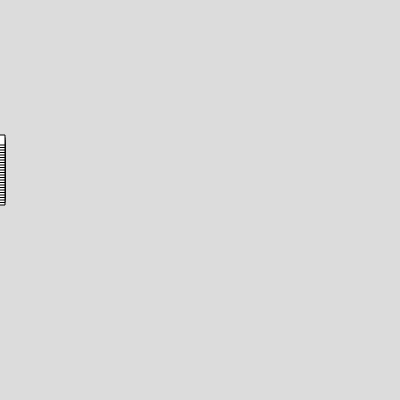
Frame 1 (no input)
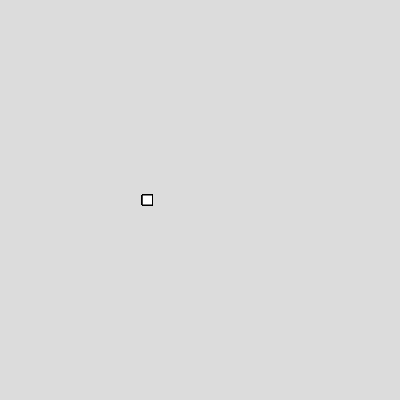
Frame 60 (no input)
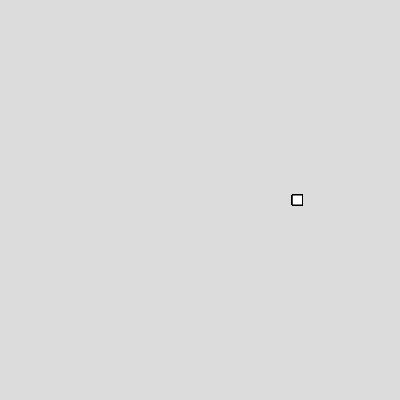
Frame 120 (the mouse pressed at the canvas centre since frame 60)

The p5.js sketch that drew these frames (run headless with seeded random() and noise() and a simulated clock; from frame 60 on, the mouse is pressed at the canvas centre):

// p5.js sketch
// ── sketch.js
var x = 5;
var y = 5;
var xDirection = 1;
var xOffset = 0;
var xHitScreen=false;
var incDis=-7.5;
var disDirection=1
function setup() {
  createCanvas(400, 400);
  rectMode(CENTER);
}

function draw() {
  background(220);
translate(0,height/2)
  for (var i = 0; i < 25; i += 1) {
    x = + xOffset;
    y = i * 5;

    rect(x, y+(incDis*i), 10, 10);
  }
  xOffset += 2.5 * xDirection;
  if(incDis>=2.5+2.5/2){
    disDirection=-1
  }else if(incDis<=-2.5-2.5/2){
    disDirection=1
  }
  if(xOffset>=width-5){
    xHitScreen=true;
    incDis+=2.5/2*disDirection;
  }else if(xOffset<=5){
    xHitScreen=false;
    incDis+=2.5/2*disDirection;
  }
  if(xHitScreen==false){
    xDirection = 1;
  }
  if(xHitScreen==true){
    xDirection = -1;
  }
  //console.log(x, xDirection, xOffset);
}
